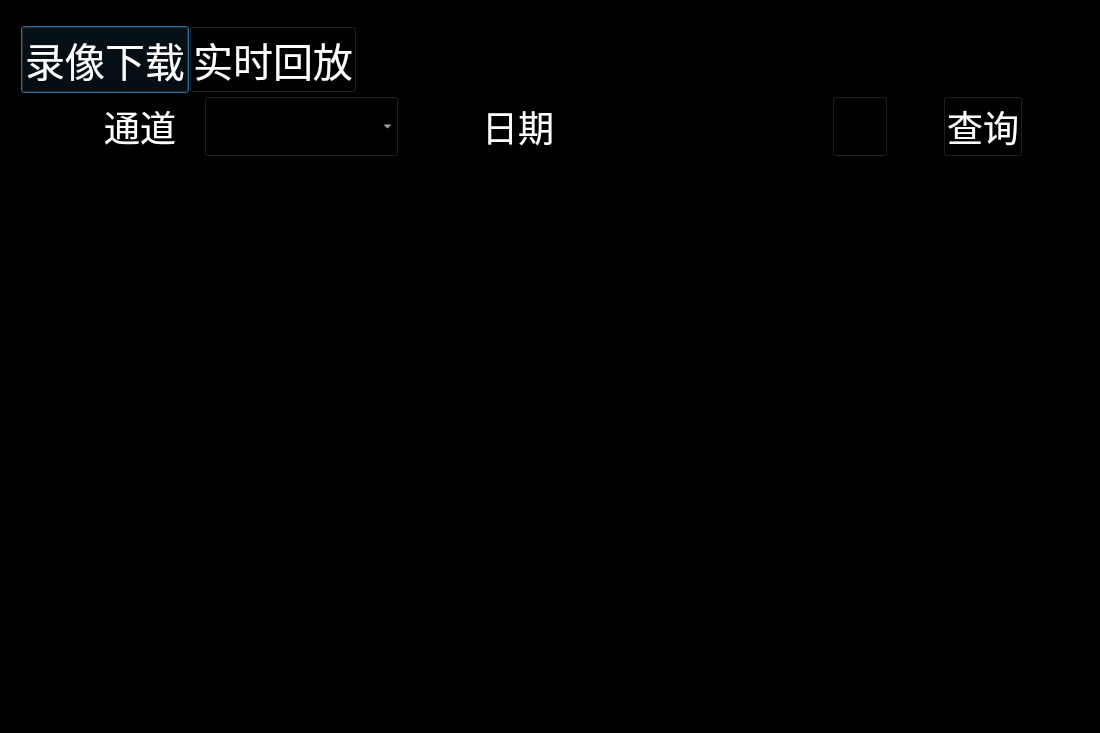
<?xml version="1.0" encoding="UTF-8"?>
<ui version="4.0">
 <class>vedioSearch</class>
 <widget class="QDialog" name="vedioSearch">
  <property name="geometry">
   <rect>
    <x>0</x>
    <y>0</y>
    <width>1100</width>
    <height>733</height>
   </rect>
  </property>
  <property name="sizePolicy">
   <sizepolicy hsizetype="Preferred" vsizetype="Preferred">
    <horstretch>0</horstretch>
    <verstretch>0</verstretch>
   </sizepolicy>
  </property>
  <property name="windowTitle">
   <string>Dialog</string>
  </property>
  <property name="styleSheet">
   <string notr="true">background-color: rgb(0, 0, 0);</string>
  </property>
  <layout class="QGridLayout" name="gridLayout">
   <property name="leftMargin">
    <number>0</number>
   </property>
   <property name="topMargin">
    <number>0</number>
   </property>
   <property name="rightMargin">
    <number>0</number>
   </property>
   <property name="bottomMargin">
    <number>0</number>
   </property>
   <property name="spacing">
    <number>0</number>
   </property>
   <item row="0" column="0">
    <layout class="QHBoxLayout" name="horizontalLayout_4" stretch="1,50,1">
     <property name="spacing">
      <number>0</number>
     </property>
     <item>
      <spacer name="horizontalSpacer_2">
       <property name="orientation">
        <enum>Qt::Horizontal</enum>
       </property>
       <property name="sizeHint" stdset="0">
        <size>
         <width>40</width>
         <height>20</height>
        </size>
       </property>
      </spacer>
     </item>
     <item>
      <layout class="QVBoxLayout" name="verticalLayout_2" stretch="1,5,1,20,1">
       <property name="spacing">
        <number>0</number>
       </property>
       <item>
        <spacer name="verticalSpacer_3">
         <property name="orientation">
          <enum>Qt::Vertical</enum>
         </property>
         <property name="sizeHint" stdset="0">
          <size>
           <width>20</width>
           <height>40</height>
          </size>
         </property>
        </spacer>
       </item>
       <item>
        <layout class="QVBoxLayout" name="verticalLayout" stretch="1,1,1">
         <property name="spacing">
          <number>0</number>
         </property>
         <item>
          <layout class="QHBoxLayout" name="horizontalLayout_3" stretch="1,5">
           <property name="spacing">
            <number>0</number>
           </property>
           <item>
            <layout class="QHBoxLayout" name="horizontalLayout" stretch="1,1">
             <property name="spacing">
              <number>0</number>
             </property>
             <item>
              <widget class="QPushButton" name="pushButton_dowload">
               <property name="sizePolicy">
                <sizepolicy hsizetype="Preferred" vsizetype="Preferred">
                 <horstretch>0</horstretch>
                 <verstretch>0</verstretch>
                </sizepolicy>
               </property>
               <property name="font">
                <font>
                 <pointsize>30</pointsize>
                </font>
               </property>
               <property name="styleSheet">
                <string notr="true">color: rgb(255, 255, 255);</string>
               </property>
               <property name="text">
                <string>录像下载</string>
               </property>
              </widget>
             </item>
             <item>
              <widget class="QPushButton" name="pushButton_play">
               <property name="sizePolicy">
                <sizepolicy hsizetype="Preferred" vsizetype="Preferred">
                 <horstretch>0</horstretch>
                 <verstretch>0</verstretch>
                </sizepolicy>
               </property>
               <property name="font">
                <font>
                 <pointsize>30</pointsize>
                </font>
               </property>
               <property name="styleSheet">
                <string notr="true">color: rgb(255, 255, 255);</string>
               </property>
               <property name="text">
                <string>实时回放</string>
               </property>
              </widget>
             </item>
            </layout>
           </item>
           <item>
            <spacer name="horizontalSpacer">
             <property name="orientation">
              <enum>Qt::Horizontal</enum>
             </property>
             <property name="sizeHint" stdset="0">
              <size>
               <width>40</width>
               <height>20</height>
              </size>
             </property>
            </spacer>
           </item>
          </layout>
         </item>
         <item>
          <spacer name="verticalSpacer">
           <property name="orientation">
            <enum>Qt::Vertical</enum>
           </property>
           <property name="sizeHint" stdset="0">
            <size>
             <width>20</width>
             <height>40</height>
            </size>
           </property>
          </spacer>
         </item>
         <item>
          <layout class="QHBoxLayout" name="horizontalLayout_2" stretch="3,2,1,7,3,2,1,8,1,2,2,2,2">
           <property name="spacing">
            <number>0</number>
           </property>
           <item>
            <spacer name="horizontalSpacer_4">
             <property name="orientation">
              <enum>Qt::Horizontal</enum>
             </property>
             <property name="sizeHint" stdset="0">
              <size>
               <width>40</width>
               <height>20</height>
              </size>
             </property>
            </spacer>
           </item>
           <item>
            <widget class="QLabel" name="label_channel">
             <property name="font">
              <font>
               <pointsize>27</pointsize>
              </font>
             </property>
             <property name="styleSheet">
              <string notr="true">color: rgb(255, 255, 255);</string>
             </property>
             <property name="text">
              <string>通道</string>
             </property>
            </widget>
           </item>
           <item>
            <spacer name="horizontalSpacer_5">
             <property name="orientation">
              <enum>Qt::Horizontal</enum>
             </property>
             <property name="sizeHint" stdset="0">
              <size>
               <width>40</width>
               <height>20</height>
              </size>
             </property>
            </spacer>
           </item>
           <item>
            <widget class="QComboBox" name="comboBox_channel">
             <property name="sizePolicy">
              <sizepolicy hsizetype="Preferred" vsizetype="Preferred">
               <horstretch>0</horstretch>
               <verstretch>0</verstretch>
              </sizepolicy>
             </property>
             <property name="maximumSize">
              <size>
               <width>200</width>
               <height>16777215</height>
              </size>
             </property>
             <property name="font">
              <font>
               <pointsize>20</pointsize>
              </font>
             </property>
             <property name="styleSheet">
              <string notr="true">color: rgb(255, 255, 255);</string>
             </property>
            </widget>
           </item>
           <item>
            <spacer name="horizontalSpacer_6">
             <property name="orientation">
              <enum>Qt::Horizontal</enum>
             </property>
             <property name="sizeHint" stdset="0">
              <size>
               <width>40</width>
               <height>20</height>
              </size>
             </property>
            </spacer>
           </item>
           <item>
            <widget class="QLabel" name="label_date">
             <property name="font">
              <font>
               <pointsize>27</pointsize>
              </font>
             </property>
             <property name="styleSheet">
              <string notr="true">color: rgb(255, 255, 255);</string>
             </property>
             <property name="text">
              <string>日期</string>
             </property>
            </widget>
           </item>
           <item>
            <spacer name="horizontalSpacer_7">
             <property name="orientation">
              <enum>Qt::Horizontal</enum>
             </property>
             <property name="sizeHint" stdset="0">
              <size>
               <width>40</width>
               <height>20</height>
              </size>
             </property>
            </spacer>
           </item>
           <item>
            <widget class="QLineEdit" name="lineEdit">
             <property name="sizePolicy">
              <sizepolicy hsizetype="Expanding" vsizetype="Preferred">
               <horstretch>0</horstretch>
               <verstretch>0</verstretch>
              </sizepolicy>
             </property>
             <property name="font">
              <font>
               <pointsize>20</pointsize>
              </font>
             </property>
             <property name="styleSheet">
              <string notr="true">color: rgb(255, 255, 255);</string>
             </property>
            </widget>
           </item>
           <item>
            <spacer name="horizontalSpacer_8">
             <property name="orientation">
              <enum>Qt::Horizontal</enum>
             </property>
             <property name="sizeHint" stdset="0">
              <size>
               <width>40</width>
               <height>20</height>
              </size>
             </property>
            </spacer>
           </item>
           <item>
            <widget class="QPushButton" name="pushButton_dateTime">
             <property name="sizePolicy">
              <sizepolicy hsizetype="Preferred" vsizetype="Preferred">
               <horstretch>0</horstretch>
               <verstretch>0</verstretch>
              </sizepolicy>
             </property>
             <property name="styleSheet">
              <string notr="true">color: rgb(255, 255, 255);</string>
             </property>
             <property name="text">
              <string/>
             </property>
            </widget>
           </item>
           <item>
            <spacer name="horizontalSpacer_9">
             <property name="orientation">
              <enum>Qt::Horizontal</enum>
             </property>
             <property name="sizeHint" stdset="0">
              <size>
               <width>40</width>
               <height>20</height>
              </size>
             </property>
            </spacer>
           </item>
           <item>
            <widget class="QPushButton" name="pushButton_search">
             <property name="sizePolicy">
              <sizepolicy hsizetype="Preferred" vsizetype="Preferred">
               <horstretch>0</horstretch>
               <verstretch>0</verstretch>
              </sizepolicy>
             </property>
             <property name="font">
              <font>
               <pointsize>27</pointsize>
              </font>
             </property>
             <property name="styleSheet">
              <string notr="true">color: rgb(255, 255, 255);</string>
             </property>
             <property name="text">
              <string>查询</string>
             </property>
            </widget>
           </item>
           <item>
            <spacer name="horizontalSpacer_10">
             <property name="orientation">
              <enum>Qt::Horizontal</enum>
             </property>
             <property name="sizeHint" stdset="0">
              <size>
               <width>40</width>
               <height>20</height>
              </size>
             </property>
            </spacer>
           </item>
          </layout>
         </item>
        </layout>
       </item>
       <item>
        <spacer name="verticalSpacer_2">
         <property name="orientation">
          <enum>Qt::Vertical</enum>
         </property>
         <property name="sizeHint" stdset="0">
          <size>
           <width>17</width>
           <height>13</height>
          </size>
         </property>
        </spacer>
       </item>
       <item>
        <widget class="QWidget" name="widget" native="true"/>
       </item>
       <item>
        <spacer name="verticalSpacer_4">
         <property name="orientation">
          <enum>Qt::Vertical</enum>
         </property>
         <property name="sizeHint" stdset="0">
          <size>
           <width>20</width>
           <height>40</height>
          </size>
         </property>
        </spacer>
       </item>
      </layout>
     </item>
     <item>
      <spacer name="horizontalSpacer_3">
       <property name="orientation">
        <enum>Qt::Horizontal</enum>
       </property>
       <property name="sizeHint" stdset="0">
        <size>
         <width>40</width>
         <height>20</height>
        </size>
       </property>
      </spacer>
     </item>
    </layout>
   </item>
  </layout>
 </widget>
 <resources/>
 <connections/>
</ui>
